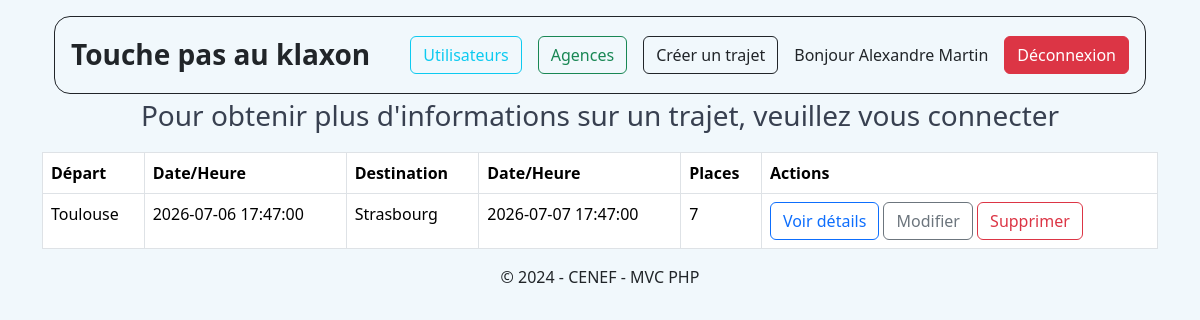
The page / (signed in) on the database its author committed.
### tables this page shows
CREATE TABLE trajet (
    id_trajet INT AUTO_INCREMENT PRIMARY KEY,
    id_users INT NOT NULL,
    id_agences_depart INT NOT NULL,
    id_agences_arrivee INT NOT NULL,
    date_heure_depart DATETIME NOT NULL,
    date_heure_arrivee DATETIME NOT NULL,
    nb_places_totale INT NOT NULL,
    nb_places_restante INT NOT NULL,

    CONSTRAINT fk_trajet_users
        FOREIGN KEY (id_users)
        REFERENCES users(id_users),

    CONSTRAINT fk_trajet_agences_depart
        FOREIGN KEY (id_agences_depart)
        REFERENCES agences(id_agences),

    CONSTRAINT fk_trajet_agences_arrivee
        FOREIGN KEY (id_agences_arrivee)
        REFERENCES agences(id_agences)
);

CREATE TABLE agences (
    id_agences INT AUTO_INCREMENT PRIMARY KEY,
    nom VARCHAR(100) NOT NULL
);

### public/controllers/HomeController.php (called while the page is built)
<?php
require_once __DIR__ . '/../../config/database.php';
require_once __DIR__ . '/../models/HomeGet.php';
class HomeController {
    public function index(PDO $pdo) {
        global $pdo;
        $trajets = HomeGet::getTrajets($pdo);
        require_once __DIR__ . '/../views/home.php';
    }
}

### public/Models/HomeGet.php (called while the page is built)
<?php
class HomeGet {
    public static function getTrajets(PDO $pdo) {
       $sql = "SELECT
        trajet.*,
        depart.nom AS nom_agence_depart,
        arrivee.nom AS nom_agence_arrivee
        FROM trajet
        INNER JOIN agences AS depart
            ON trajet.id_agences_depart = depart.id_agences
        INNER JOIN agences AS arrivee
            ON trajet.id_agences_arrivee = arrivee.id_agences
        WHERE nb_places_restante > 0
        AND trajet.date_heure_depart >= NOW()
        ORDER BY trajet.date_heure_depart ASC";
        $resultat = $pdo->query($sql);
        return $resultat->fetchAll(PDO::FETCH_ASSOC);
    }
}

### public/views/component/table.php (the view)
<section>
<div>
<?php if (!isset($_SESSION['id_users'])) : ?>
    <table class="table table-bordered">
        <thead>
            <tr>
                <th>Départ</th>
                <th>Date/Heure</th>
                <th>Destination</th>
                <th>Date/Heure</th>
                <th>Places</th>
            </tr>
        </thead>
        <tbody>
        <?php
        $trajets = $trajets ?? [];
        ?>
        <?php foreach ($trajets as $trajet): ?>
            <tr>
                <td><?= $trajet['nom_agence_depart'] ?></td>
                <td><?= $trajet['date_heure_depart'] ?></td>
                <td><?= $trajet['nom_agence_arrivee'] ?></td>
                <td><?= $trajet['date_heure_arrivee'] ?></td>
                <td><?= $trajet['nb_places_restante'] ?></td>
            </tr>
        <?php endforeach; ?>
        </tbody>
    </table>
<?php else : ?>
    <table class="table table-bordered">
        <thead>
            <tr >
                <th>Départ</th>
                <th>Date/Heure</th>
                <th>Destination</th>
                <th>Date/Heure</th>
                <th>Places</th>
                <th>Actions</th>
            </tr>
        </thead>
        <tbody>
        <?php
        $trajets = $trajets ?? [];
        ?>
        <?php foreach ($trajets as $trajet): ?>
            <tr>
                <td><?= $trajet['nom_agence_depart'] ?></td>
                <td><?= $trajet['date_heure_depart'] ?></td>
                <td><?= $trajet['nom_agence_arrivee'] ?></td>
                <td><?= $trajet['date_heure_arrivee'] ?></td>
                <td><?= $trajet['nb_places_restante'] ?></td>
                <td>
                    <button type="button" class="btn btn-outline-primary" data-bs-toggle="modal" data-bs-target="#detailsTrajet<?= $trajet['id_trajet'] ?>">
                        Voir détails
                    </button>
                    <?php if (
                        $_SESSION['role'] === 'admin'
                        || $_SESSION['id_users'] == $trajet['id_users']
                    ) : ?>
                    <a href="/touche_pas_au_klaxon/edit_trajet?id=<?= $trajet['id_trajet'] ?>" class="btn btn-outline-secondary">
                        Modifier
                    </a>
                    <button type="button" class="btn btn-outline-danger" data-bs-toggle="modal" data-bs-target="#deleteModal<?= $trajet['id_trajet'] ?>">
                        Supprimer
                    </button>
                    <?php endif; ?>
                </td>
            </tr>
        <?php endforeach; ?>
        </tbody>
    </table>
<?php endif; ?>
</div>
</section>

### public/style/style.css (style rules this page uses)
:root { --clair: #f1f8fc; --bleu: #0074c7; --bleu-fonce: #00497c; --gris: #384050; --rouge: #cd2c2e; --vert: #82b864; }
body { background-color: var(--clair); color: var(--gris); }

### rows shown on the page
trajet: id_agences_depart.nom "Toulouse", date_heure_depart "2026-07-06 17:47:00", id_agences_arrivee.nom "Strasbourg", date_heure_arrivee "2026-07-07 17:47:00", nb_places_restante "7"

### other values the page prints
$_SESSION['prenom'] "Alexandre"
$_SESSION['nom'] "Martin"
